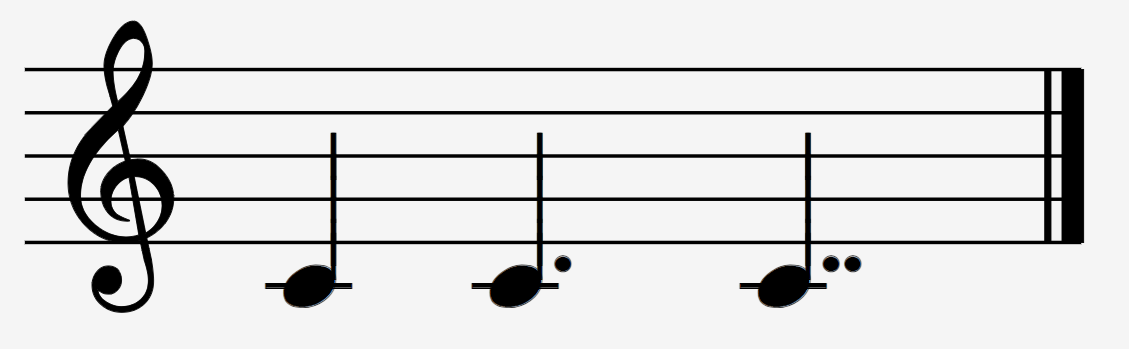
#> input picture 06.PNG, 1129 x 349 px, found by its file name
$ python source.py   (older library calls are emulated)
#> lines starting #> are read from the running program, lines starting #| are printed output that depends on the picture; after the words box and inside, x2 and y2 are one past the last pixel; in counts of white or black regions, pixels touching at a corner belong together
### util.py
import numpy as np
import skimage
import skimage.io as io
import csv
import pandas as pd
# Show the figures / plots inside the notebook

from skimage.color import rgb2gray, rgb2hsv, rgba2rgb
import matplotlib.pyplot as plt
import numpy as np
from skimage.feature import canny, match_template
from skimage.filters import threshold_otsu, threshold_sauvola, threshold_local, threshold_niblack
from skimage.transform import hough_line, hough_line_peaks
from skimage.util import random_noise
from skimage.measure import find_contours
from skimage.draw import rectangle, rectangle_perimeter
import numpy as np
import skimage.io as io
import matplotlib.pyplot as plt
import matplotlib.patches as mpatch
from matplotlib.pyplot import bar
from matplotlib import cm
from matplotlib.ticker import LinearLocator, FormatStrFormatter
import math as m
import numpy as np
from skimage.color import rgb2gray, rgb2hsv
from scipy import fftpack
from scipy.signal import convolve2d
from skimage.util import random_noise
from skimage.filters import median, gaussian, threshold_otsu
from skimage.filters import roberts, sobel, sobel_h, scharr
from skimage.exposure import rescale_intensity, equalize_hist
from skimage.morphology import binary_erosion, binary_dilation, binary_closing, binary_opening, skeletonize, thin
from skimage import img_as_ubyte
from skimage.io import imread, imshow
from skimage.filters import gaussian, threshold_otsu
from skimage.feature import canny
from skimage.transform import probabilistic_hough_line, rotate
import os
from statistics import mode
# Always make all imports in the first cell of the notebook, run them all once.
import cv2
import numpy as np
import math
import glob
import matplotlib.pyplot as plt
import skimage.io as io
from mpl_toolkits.mplot3d import Axes3D

from skimage.color import rgb2gray, rgb2hsv
from scipy import fftpack
from scipy.signal import convolve2d
import skimage
from skimage.util import random_noise
from skimage.filters import median, gaussian, threshold_otsu
from skimage.filters import threshold_otsu, threshold_sauvola
from skimage.filters import roberts, sobel, sobel_h, scharr
from skimage.exposure import rescale_intensity, equalize_hist
from skimage.morphology import binary_erosion, binary_dilation, binary_closing, binary_opening, skeletonize, thin
from skimage import img_as_ubyte
from skimage.io import imread, imshow
from skimage.filters import gaussian, threshold_otsu
from skimage.measure import moments_hu, moments_central, moments_normalized, moments

from skimage.io import imsave

import argparse

import sys
from skimage.transform import resize
from skimage.exposure import histogram

from skimage.exposure import histogram
from matplotlib.pyplot import bar
import cv2


# [6 lines left out: function showHist, not called in this run]


def showHist2(histogramImg):
    plt.figure()
    bar(histogramImg[1] * 255, histogramImg[0], width=0.8, align='center')


def read_image(path):
#> called with path = 'cases/06.PNG'
    return io.imread(path)
#> returned value is the input picture: shape (349, 1129, 4); mean R, G, B, A 220.1, 220.1, 220.1, 255


# [4 lines left out: function otsu_binarize, not called in this run]


def show_images(images, titles=None):
    # This function is used to show image(s) with titles by sending an array of images and an array of associated titles.
    # images[0] will be drawn with the title titles[0] if exists
    # You aren't required to understand this function, use it as-is.
    n_ims = len(images)
    if titles is None: titles = ['(%d)' % i for i in range(1, n_ims + 1)]
    fig = plt.figure()
    n = 1
    for image, title in zip(images, titles):
        a = fig.add_subplot(1, n_ims, n)
        if image.ndim == 2:
            plt.gray()
        plt.imshow(image)
        a.set_title(title)
        plt.axis('off')
        n += 1
    fig.set_size_inches(np.array(fig.get_size_inches()) * n_ims)
    plt.show()


# [12 lines left out: function negativeandSave, not called in this run]


def deskew(gray):
    # image = imread( filename, as_grey=True)
    # threshold to get rid of extraneous noise
    image = gray.copy()
    # OTSU
    # thresh = threshold_otsu(image)
    # SAUVOLA
    thresh = threshold_sauvola(image, window_size=61)
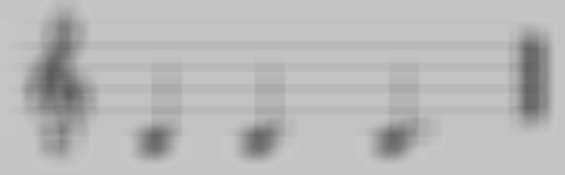
#> thresh: shape (349, 1129) float64 (shown at 1/2 size); min 0.357, max 0.779, mean 0.724
    # [8 lines of commented-out code are left out]
    normalize = image > thresh
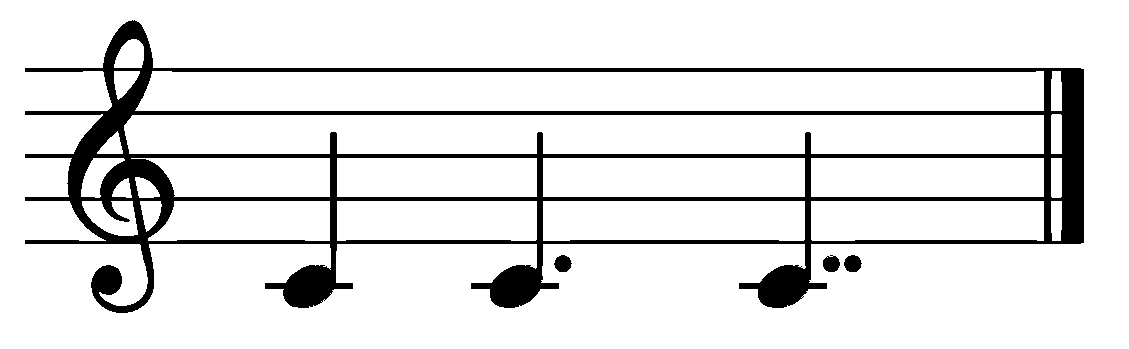
#> normalize: shape (349, 1129) bool; 89.1% white; 4 black regions, box (x1, y1, x2, y2) and area: (25, 20, 1084, 313) 42235, (844, 255, 862, 272) 234, (554, 255, 572, 272) 227, (823, 255, 840, 272) 222
    show_images([normalize], ["binary"])
#> in show_images, `n_ims = len(images)`: n_ims = 1
#> the loop in show_images, `for image, title in zip(images, titles):` made 1 pass
#> (title, n) on pass 1: ('binary', 2)
#> after the loop in show_images, `for image, title in zip(images, titles):`: n = 2
    # gaussian blur
    blur = gaussian(normalize, 3)
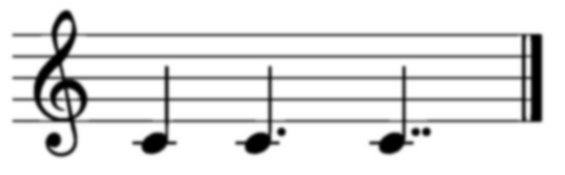
#> blur: shape (349, 1129) float64 (shown at 1/2 size); min 0, max 1, mean 0.891

    # canny edges in scikit-image
    edges = canny(blur)
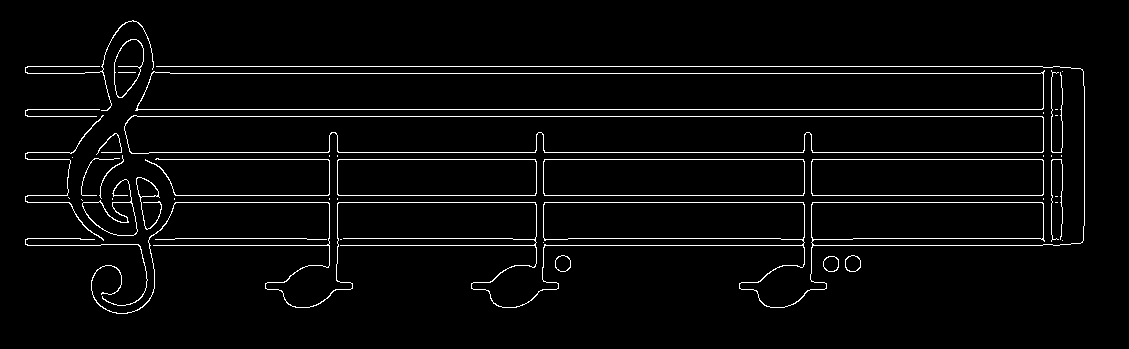
#> edges: shape (349, 1129) bool; 3.5% white in thin lines or dots, all inside (x1, y1, x2, y2) = (25, 20, 1085, 314)

    # hough lines
    hough_lines = probabilistic_hough_line(edges)
#> hough_lines = 38 items

    # hough lines returns a list of points, in the form ((x1, y1), (x2, y2))
    # representing line segments. the first step is to calculate the slopes of
    # these lines from their paired point values
    slopes = [(y2 - y1) / (x2 - x1) if (x2 - x1) else 9999 for (x1, y1), (x2, y2) in hough_lines]
#> slopes = 38 values, max 9999 at index 18, min -1.33 at index 34, mean 2368.4
#> (the rest of the program and of its run is left out)
